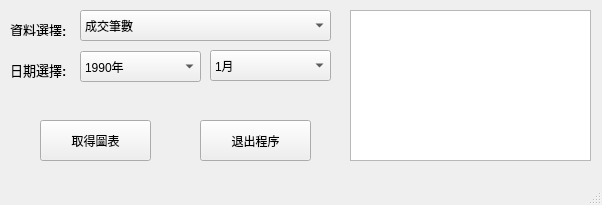
<?xml version="1.0" encoding="UTF-8"?>
<ui version="4.0">
 <class>MainWindow</class>
 <widget class="QMainWindow" name="MainWindow">
  <property name="geometry">
   <rect>
    <x>0</x>
    <y>0</y>
    <width>602</width>
    <height>205</height>
   </rect>
  </property>
  <property name="windowTitle">
   <string>MainWindow</string>
  </property>
  <widget class="QWidget" name="centralwidget">
   <widget class="QPushButton" name="pushButton">
    <property name="geometry">
     <rect>
      <x>40</x>
      <y>120</y>
      <width>111</width>
      <height>41</height>
     </rect>
    </property>
    <property name="text">
     <string>取得圖表</string>
    </property>
   </widget>
   <widget class="QTextBrowser" name="textBrowser">
    <property name="geometry">
     <rect>
      <x>350</x>
      <y>10</y>
      <width>241</width>
      <height>151</height>
     </rect>
    </property>
   </widget>
   <widget class="QComboBox" name="comboBox">
    <property name="geometry">
     <rect>
      <x>80</x>
      <y>10</y>
      <width>251</width>
      <height>31</height>
     </rect>
    </property>
    <item>
     <property name="text">
      <string>成交筆數</string>
     </property>
    </item>
    <item>
     <property name="text">
      <string>發行量加權股價指數</string>
     </property>
    </item>
    <item>
     <property name="text">
      <string>漲跌點數</string>
     </property>
    </item>
    <item>
     <property name="text">
      <string>成交金額</string>
     </property>
    </item>
    <item>
     <property name="text">
      <string>成交股數</string>
     </property>
    </item>
   </widget>
   <widget class="QPushButton" name="pushButton_2">
    <property name="geometry">
     <rect>
      <x>200</x>
      <y>120</y>
      <width>111</width>
      <height>41</height>
     </rect>
    </property>
    <property name="text">
     <string>退出程序</string>
    </property>
   </widget>
   <widget class="QLabel" name="label">
    <property name="geometry">
     <rect>
      <x>10</x>
      <y>20</y>
      <width>61</width>
      <height>16</height>
     </rect>
    </property>
    <property name="text">
     <string>&lt;html&gt;&lt;head/&gt;&lt;body&gt;&lt;p&gt;&lt;span style=&quot; font-size:10pt;&quot;&gt;資料選擇&lt;/span&gt;&lt;span style=&quot; font-size:10pt; font-weight:600;&quot;&gt;:&lt;/span&gt;&lt;/p&gt;&lt;/body&gt;&lt;/html&gt;</string>
    </property>
   </widget>
   <widget class="QLabel" name="label_2">
    <property name="geometry">
     <rect>
      <x>10</x>
      <y>60</y>
      <width>61</width>
      <height>21</height>
     </rect>
    </property>
    <property name="text">
     <string>&lt;html&gt;&lt;head/&gt;&lt;body&gt;&lt;p&gt;&lt;span style=&quot; font-size:10pt;&quot;&gt;日期選擇&lt;/span&gt;&lt;span style=&quot; font-size:10pt; font-weight:600;&quot;&gt;:&lt;/span&gt;&lt;/p&gt;&lt;/body&gt;&lt;/html&gt;</string>
    </property>
   </widget>
   <widget class="QComboBox" name="comboBox_2">
    <property name="geometry">
     <rect>
      <x>80</x>
      <y>51</y>
      <width>121</width>
      <height>31</height>
     </rect>
    </property>
    <item>
     <property name="text">
      <string>1990年</string>
     </property>
    </item>
    <item>
     <property name="text">
      <string>1991年</string>
     </property>
    </item>
    <item>
     <property name="text">
      <string>1992年</string>
     </property>
    </item>
    <item>
     <property name="text">
      <string>1993年</string>
     </property>
    </item>
    <item>
     <property name="text">
      <string>1994年</string>
     </property>
    </item>
    <item>
     <property name="text">
      <string>1995年</string>
     </property>
    </item>
    <item>
     <property name="text">
      <string>1996年</string>
     </property>
    </item>
    <item>
     <property name="text">
      <string>1997年</string>
     </property>
    </item>
    <item>
     <property name="text">
      <string>1998年</string>
     </property>
    </item>
    <item>
     <property name="text">
      <string>1999年</string>
     </property>
    </item>
    <item>
     <property name="text">
      <string>2000年</string>
     </property>
    </item>
    <item>
     <property name="text">
      <string>2001年</string>
     </property>
    </item>
    <item>
     <property name="text">
      <string>2002年</string>
     </property>
    </item>
    <item>
     <property name="text">
      <string>2003年</string>
     </property>
    </item>
    <item>
     <property name="text">
      <string>2004年</string>
     </property>
    </item>
    <item>
     <property name="text">
      <string>2005年</string>
     </property>
    </item>
    <item>
     <property name="text">
      <string>2006年</string>
     </property>
    </item>
    <item>
     <property name="text">
      <string>2007年</string>
     </property>
    </item>
    <item>
     <property name="text">
      <string>2008年</string>
     </property>
    </item>
    <item>
     <property name="text">
      <string>2009年</string>
     </property>
    </item>
    <item>
     <property name="text">
      <string>2010年</string>
     </property>
    </item>
    <item>
     <property name="text">
      <string>2011年</string>
     </property>
    </item>
    <item>
     <property name="text">
      <string>2012年</string>
     </property>
    </item>
    <item>
     <property name="text">
      <string>2013年</string>
     </property>
    </item>
    <item>
     <property name="text">
      <string>2014年</string>
     </property>
    </item>
    <item>
     <property name="text">
      <string>2015年</string>
     </property>
    </item>
    <item>
     <property name="text">
      <string>2016年</string>
     </property>
    </item>
    <item>
     <property name="text">
      <string>2017年</string>
     </property>
    </item>
    <item>
     <property name="text">
      <string>2018年</string>
     </property>
    </item>
    <item>
     <property name="text">
      <string>2019年</string>
     </property>
    </item>
    <item>
     <property name="text">
      <string>2020年</string>
     </property>
    </item>
    <item>
     <property name="text">
      <string>2021年</string>
     </property>
    </item>
    <item>
     <property name="text">
      <string>2022年</string>
     </property>
    </item>
    <item>
     <property name="text">
      <string>2023年</string>
     </property>
    </item>
    <item>
     <property name="text">
      <string>2024年</string>
     </property>
    </item>
    <item>
     <property name="text">
      <string>2025年</string>
     </property>
    </item>
    <item>
     <property name="text">
      <string>2026年</string>
     </property>
    </item>
    <item>
     <property name="text">
      <string>2027年</string>
     </property>
    </item>
    <item>
     <property name="text">
      <string>2028年</string>
     </property>
    </item>
    <item>
     <property name="text">
      <string>2029年</string>
     </property>
    </item>
    <item>
     <property name="text">
      <string>2030年</string>
     </property>
    </item>
   </widget>
   <widget class="QComboBox" name="comboBox_3">
    <property name="geometry">
     <rect>
      <x>210</x>
      <y>50</y>
      <width>121</width>
      <height>31</height>
     </rect>
    </property>
    <item>
     <property name="text">
      <string>1月</string>
     </property>
    </item>
    <item>
     <property name="text">
      <string>2月</string>
     </property>
    </item>
    <item>
     <property name="text">
      <string>3月</string>
     </property>
    </item>
    <item>
     <property name="text">
      <string>4月</string>
     </property>
    </item>
    <item>
     <property name="text">
      <string>5月</string>
     </property>
    </item>
    <item>
     <property name="text">
      <string>6月</string>
     </property>
    </item>
    <item>
     <property name="text">
      <string>7月</string>
     </property>
    </item>
    <item>
     <property name="text">
      <string>8月</string>
     </property>
    </item>
    <item>
     <property name="text">
      <string>9月</string>
     </property>
    </item>
    <item>
     <property name="text">
      <string>10月</string>
     </property>
    </item>
    <item>
     <property name="text">
      <string>11月</string>
     </property>
    </item>
    <item>
     <property name="text">
      <string>12月</string>
     </property>
    </item>
    <item>
     <property name="text">
      <string/>
     </property>
    </item>
   </widget>
  </widget>
  <widget class="QMenuBar" name="menubar">
   <property name="geometry">
    <rect>
     <x>0</x>
     <y>0</y>
     <width>602</width>
     <height>21</height>
    </rect>
   </property>
  </widget>
  <widget class="QStatusBar" name="statusbar"/>
 </widget>
 <resources/>
 <connections/>
</ui>
